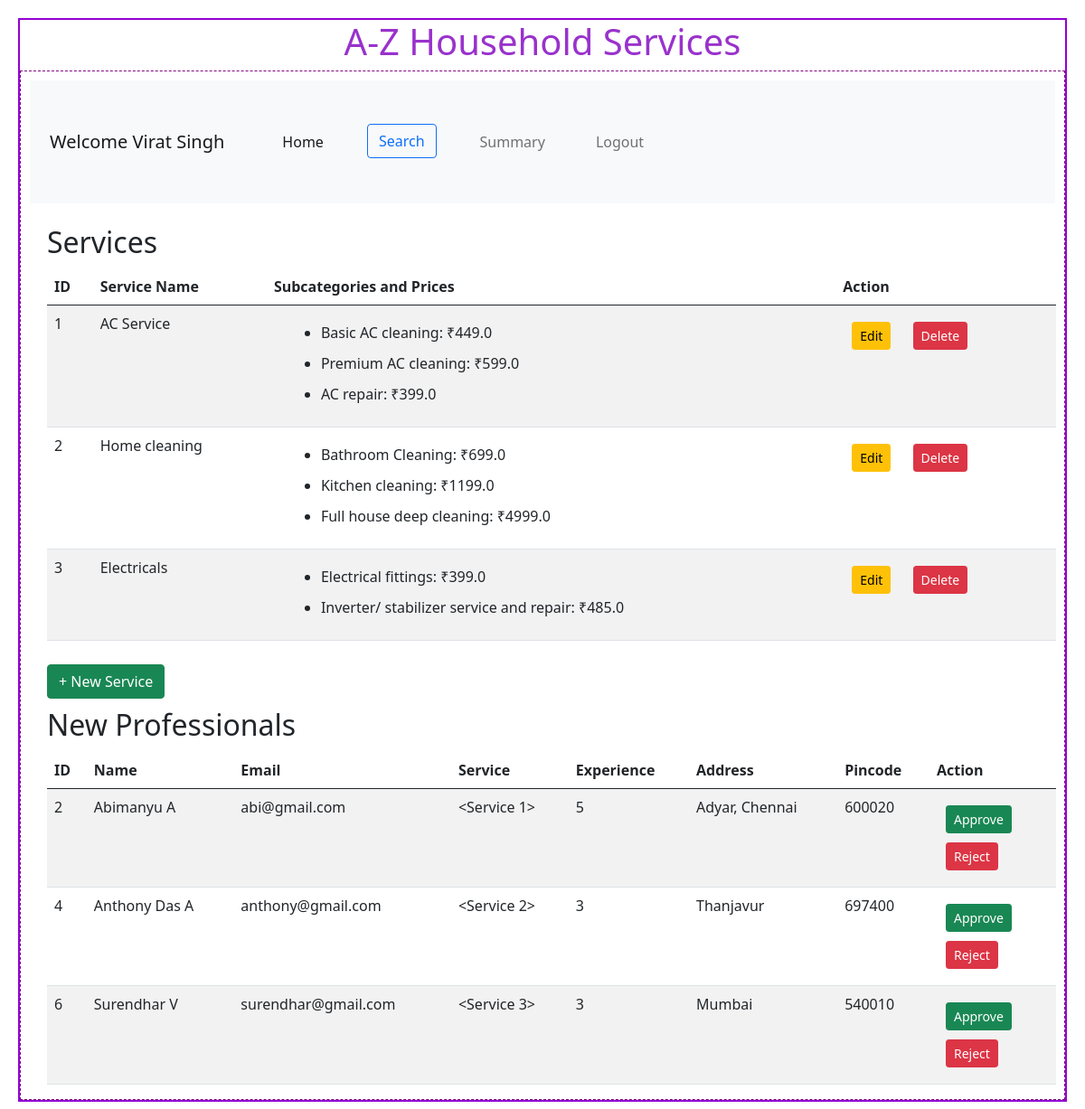
The app's page /admin/Virat Singh with its own data.
### backend/models.py (models this page shows)
class Service(db.Model):
    __tablename__ = "service"
    id = db.Column(db.Integer, primary_key=True, autoincrement=True)
    name = db.Column(db.String, nullable=False)
    description = db.Column(db.String, nullable=False)
    status = db.Column(db.String(20), default="active", nullable=False)  # Active/Inactive
    subcategories = db.relationship(
        'Subcategory',
        cascade="all, delete",
        backref="service",
        lazy=True
    )
    service_requests = db.relationship(
        'ServiceRequest',
        cascade="all, delete",
        backref="service",
        lazy=True
    )

class Subcategory(db.Model):
    id = db.Column(db.Integer, primary_key=True)
    service_id = db.Column(db.Integer, db.ForeignKey('service.id'), nullable=False)
    name = db.Column(db.String(100), nullable=False)
    description = db.Column(db.Text, nullable=False)
    price = db.Column(db.Float, nullable=False)

class ProfessionalDetails(db.Model):
    __tablename__ = "professional_details"
    id = db.Column(db.Integer, primary_key=True, autoincrement=True)
    email = db.Column(db.String, unique=True, nullable=False)
    password = db.Column(db.String, nullable=False)
    role = db.Column(db.Integer, default=1, nullable=False)  # 0 = admin, 1 = professional
    name = db.Column(db.String, nullable=False)
    service_id = db.Column(db.Integer, db.ForeignKey('service.id'), nullable=False)  # Foreign key to Service
    experience = db.Column(db.Integer, nullable=False)
    address = db.Column(db.String, nullable=False)
    pincode = db.Column(db.Integer, nullable=False)
    status = db.Column(db.String(20), default="Pending")
    is_available = db.Column(db.Boolean, default=True)
    service = db.relationship('Service', backref='professionals')
    service_requests = db.relationship(
        'ServiceRequest',
        cascade="all, delete",
        backref="professional",
        lazy=True
    )

### backend/controllers.py (the view)
@app.route("/admin/<name>")
def admin_dashboard(name):
    services=Service.query.all()
    pending_professionals = ProfessionalDetails.query.filter_by(status='Pending').all()
    return render_template("admin_dashboard.html", name=name, services=services, pending_professionals=pending_professionals)

### templates/admin_dashboard.html
{%extends "admin_layout.html"%}
{%block content%}
            <div class="container mt-4">
                 {%if services%}
                <h2>Services</h2>
                <table class="table table-striped">
                    <thead>
                        <tr>
                            <th>ID</th>
                            <th>Service Name</th>
                            <th>Subcategories and Prices</th>
                            <th>Action</th>
                        </tr>
                    </thead>
                    <tbody>
                        {% for service in services %}
                        <tr>
                            <td>{{ service.id }}</td>
                            <td>{{ service.name }}</td>
                            <td>
                                {% if service.subcategories %}
                                    <ul>
                                        {% for subcategory in service.subcategories %}
                                        <li>{{ subcategory.name }}: ₹{{ subcategory.price }}</li>
                                        {% endfor %}
                                    </ul>
                                {% else %}
                                    No subcategories available.
                                {% endif %}
                            </td>
                            <td>
                                <a href="{{ url_for('edit_service', service_id=service.id, name=service.name) }}" class="btn btn-sm btn-warning">Edit</a>
                                <form action="{{ url_for('delete_service', service_id=service.id, name=service.name) }}" method="POST" style="display:inline;">
                                    <button type="submit" class="btn btn-sm btn-danger" onclick="return confirm('Are you sure you want to delete this service?');">Delete</button>
                                </form>
                            </td>
                        </tr>
                        {%endfor%}
                    </tbody>
                </table>
                {%else%}
                <h3 class="center">No Services Available!</h3>
                {%endif%}
                <a href="/service/{{name}}" button type="button" class="btn btn-success">+ New Service</a>
                <h2>New Professionals</h2>
                {% if pending_professionals %}
                    <table class="table table-striped">
                        <thead>
                            <tr>
                                <th>ID</th>
                                <th>Name</th>
                                <th>Email</th>
                                <th>Service</th>
                                <th>Experience</th>
                                <th>Address</th>
                                <th>Pincode</th>
                                <th>Action</th>
                            </tr>
                        </thead>
                        <tbody>
                            {% for professional in pending_professionals %}
                                <tr>
                                    <td>{{ professional.id }}</td>
                                    <td>{{ professional.name }}</td>
                                    <td>{{ professional.email }}</td>
                                    <td>{{ professional.service }}</td>
                                    <td>{{ professional.experience }}</td>
                                    <td>{{ professional.address }}</td>
                                    <td>{{ professional.pincode }}</td>
                                    <td>
                                        <form method="POST" action="{{ url_for('approve_professional', professional_id=professional.id, name=name) }}">
                                            <button type="submit" class="btn btn-sm btn-success">Approve</button>
                                        </form>
                                        <form method="POST" action="{{ url_for('reject_professional', professional_id=professional.id, name=name) }}">
                                            <button type="submit" class="btn btn-sm btn-danger">Reject</button>
                                        </form>
                                    </td>
                                </tr>
                            {% endfor %}
                        </tbody>
                    </table>
                {% else %}
                    <p>No new professional requests at the moment.</p>
                {% endif %}
{%endblock%}

### static/styles/main.css (style rules this page uses)
* { margin:10px; }

### records on screen
Service: id "1", name "AC Service"
Subcategory: name "Basic AC cleaning", price "449.0"
Subcategory: name "Premium AC cleaning", price "599.0"
Subcategory: name "AC repair", price "399.0"
Service: id "2", name "Home cleaning"
Subcategory: name "Bathroom Cleaning", price "699.0"
Subcategory: name "Kitchen cleaning", price "1199.0"
Subcategory: name "Full house deep cleaning", price "4999.0"
Service: id "3", name "Electricals"
Subcategory: name "Electrical fittings", price "399.0"
Subcategory: name "Inverter/ stabilizer service and repair", price "485.0"
ProfessionalDetails: id "2", name "Abimanyu A", email "abi@gmail.com", service "<Service 1>", experience "5", address "Adyar, Chennai", pincode "600020"
ProfessionalDetails: id "4", name "Anthony Das A", email "anthony@gmail.com", service "<Service 2>", experience "3", address "Thanjavur", pincode "697400"
ProfessionalDetails: id "6", name "Surendhar V", email "surendhar@gmail.com", service "<Service 3>", experience "3", address "Mumbai", pincode "540010"

### other values on screen
{{ name }} "Virat Singh"
